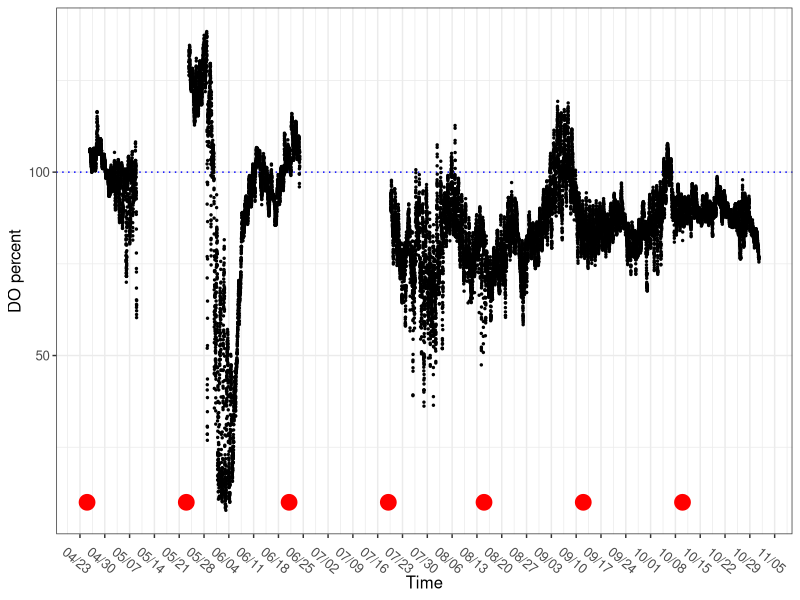
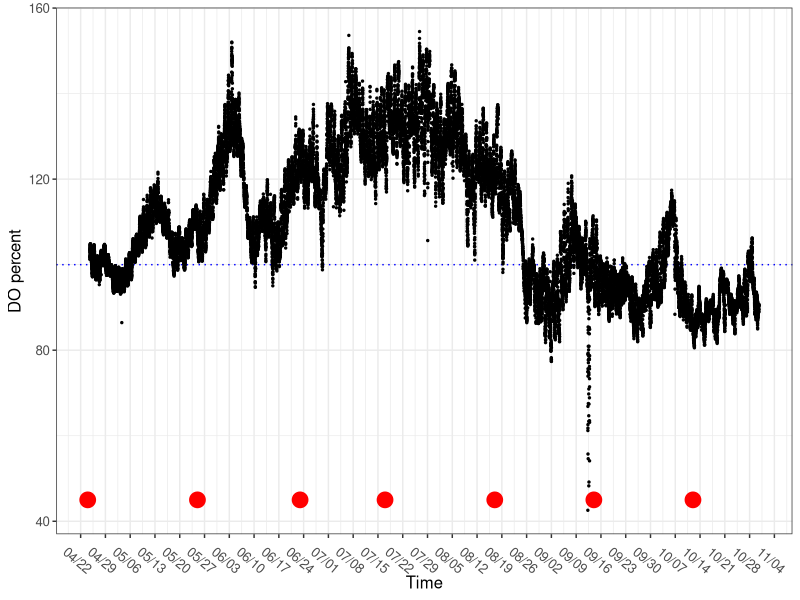
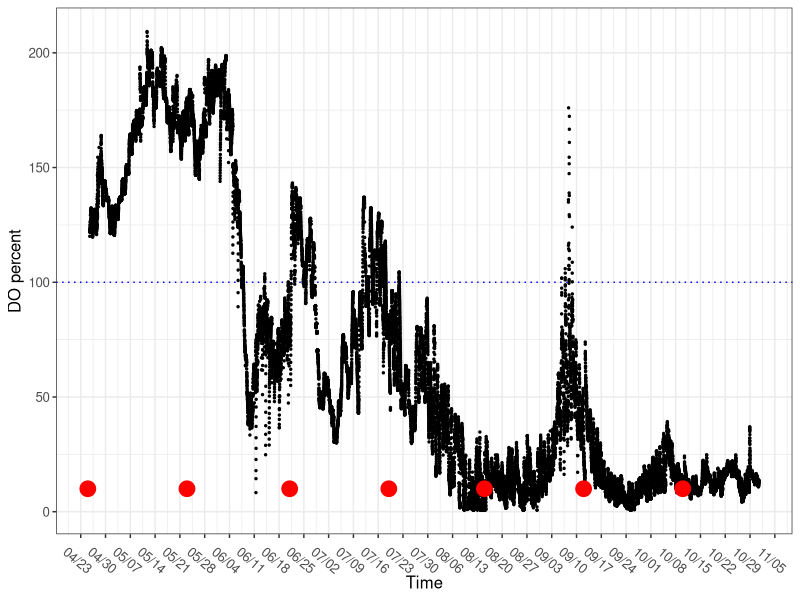
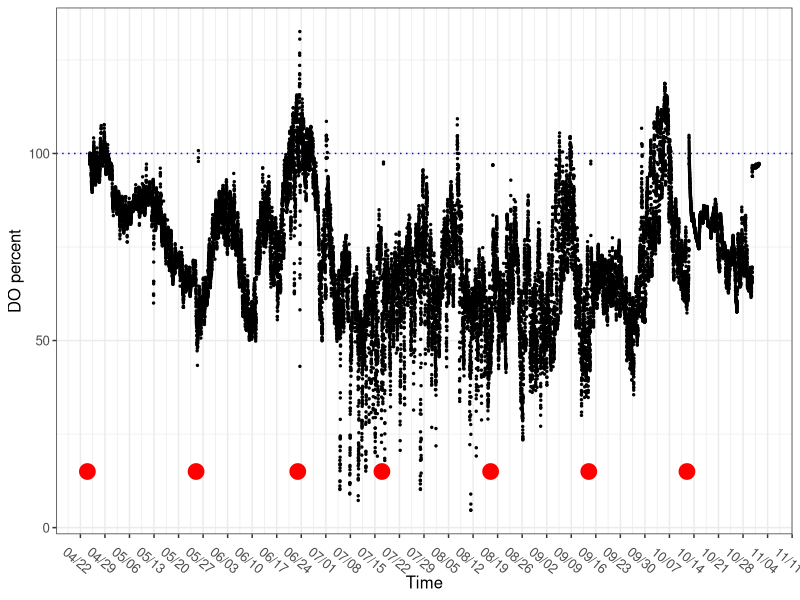

Recreate these plots in R, in order. (Note: this script raises an error after producing the figures.)
# DO Data for 2023 DEC Ponds: Intensive ####
## Code started by MAH 20 Nov 2023 ####

#Note: MH manually removed time out of water for:
   # Boyce, Edwards, Harrison


#load packages ####
library(ggplot2)
library(tidyverse)
library(scales)


# Load data ####
do_edwards <- read.csv("miniDOT_data/RawData/Edwards_2023.csv", strip.white=T, na.strings="na")
do_harrison <- read.csv("miniDOT_data/RawData/Harrison_2023.csv", strip.white=T, na.strings="na")
do_howarth <- read.csv("miniDOT_data/RawData/Howarth_2023.csv", strip.white=T, na.strings="na")
do_levine <- read.csv("miniDOT_data/RawData/Levine_2023.csv", strip.white=T, na.strings="na")
do_mtpleasantse <- read.csv("miniDOT_data/RawData/MtPleasantSE_2023.csv", strip.white=T, na.strings="na")
do_shelterbelt <- read.csv("miniDOT_data/RawData/Shelterbelt_2023.csv", strip.white=T, na.strings="na")
do_white <- read.csv("miniDOT_data/RawData/White_2023.csv", strip.white=T, na.strings="na")
do_boyce <- read.csv("miniDOT_data/RawData/Boyce_2023.csv", strip.white=T, na.strings="na")


head(do_edwards)
head(do_harrison)
head(do_howarth)
head(do_levine)
head(do_mtpleasantse)
head(do_shelterbelt)
head(do_white)
head(do_boyce)


#set date-time format####
do_edwards$time2 <- as.POSIXct(do_edwards$datetime, "%Y-%m-%d %H:%M", tz="America/new_york")
do_harrison$time2 <- as.POSIXct(do_harrison$datetime, "%Y-%m-%d %H:%M", tz="America/new_york")
do_howarth$time2 <- as.POSIXct(do_howarth$datetime, "%Y-%m-%d %H:%M", tz="America/new_york")
do_levine$time2 <- as.POSIXct(do_levine$datetime, "%Y-%m-%d %H:%M", tz="America/new_york")
do_mtpleasantse$time2 <- as.POSIXct(do_mtpleasantse$datetime, "%Y-%m-%d %H:%M", tz="America/new_york")
do_shelterbelt$time2 <- as.POSIXct(do_shelterbelt$datetime, "%Y-%m-%d %H:%M", tz="America/new_york")
do_white$time2 <- as.POSIXct(do_white$datetime, "%Y-%m-%d %H:%M", tz="America/new_york")
do_boyce$time2 <- as.POSIXct(do_boyce$datetime, "%Y-%m-%d %H:%M", tz="America/new_york")


## PLOTS ####

##*Edwards ####
head(do_edwards)
str(do_edwards)

edwards_samplingdate <- c("4/25/23", "5/23/23", "6/21/23", "7/19/23", 
                          "8/15/23", "9/12/23", "10/10/23")
edwards <- as.data.frame(edwards_samplingdate)
head(edwards)
edwards$samplingdate <-as.POSIXct(edwards$edwards_samplingdate, "%m/%d/%y", tz="America/new_york")
head(edwards)
str(edwards)

do_edwards$timegood <- ifelse(do_edwards$time2 >= "2023-05-09" & do_edwards$time2< "2023-05-23 17:00", 
                              "bad", ifelse(do_edwards$time2 >= "2023-06-24" & do_edwards$time2< "2023-07-19 15:00",
                                            "bad", "good"))
tail(do_edwards[,c("time2", "timegood")])


do_edwards_cut <- do_edwards %>% filter(timegood=="good")

plot_do_edwards <- do_edwards_cut %>% 
  ggplot(aes(x=time2, y=do_perc)) + 
  geom_hline(yintercept=100, linetype='dotted', col = 'blue')+
  geom_point(size=0.5) + #geom_path()+
  scale_x_datetime(breaks=date_breaks(width="7 days"), 
                   labels=date_format("%m/%d", tz="America/new_york"))+ theme_bw() +
  theme(text = element_text(size=12), axis.text.x = element_text(angle=-40))+ 
  xlab("Time") + ylab("DO percent") + #+ ylim(c(90,160)) 
  geom_point(data=edwards, x=edwards$samplingdate, y=10, color="red", size=5)
plot_do_edwards 



##*Harrison ####
head(do_harrison)

har_samplingdate <- c("4/24/23", "5/25/23", "6/23/23", "7/17/23", 
                        "8/17/23", "9/14/23", "10/12/23")
har <- as.data.frame(har_samplingdate)
har$samplingdate <-as.POSIXct(har$har_samplingdate, "%m/%d/%y", tz="America/new_york")


plot_do_harrison <- do_harrison %>% 
  ggplot(aes(x=time2, y=do_perc)) + 
  geom_hline(yintercept=100, linetype='dotted', col = 'blue')+
  geom_point(size=0.5) + #geom_path()+
  scale_x_datetime(breaks=date_breaks(width="7 days"), 
                   labels=date_format("%m/%d", tz="America/new_york"))+ theme_bw() +
  theme(text = element_text(size=12), axis.text.x = element_text(angle=-40))+ 
  xlab("Time") + ylab("DO percent") +#+ ylim(c(90,160))
  geom_point(data=har, x=har$samplingdate, y=45, color="red", size=5)
plot_do_harrison


##*Howarth ####
head(do_howarth)

plot_do_howarth <- do_howarth %>% 
  ggplot(aes(x=time2, y=do_perc)) + 
  geom_hline(yintercept=100, linetype='dotted', col = 'blue')+
  geom_point(size=0.5) + #geom_path()+
  scale_x_datetime(breaks=date_breaks(width="7 days"), 
                   labels=date_format("%m/%d", tz="America/new_york"))+ theme_bw() +
  theme(text = element_text(size=12), axis.text.x = element_text(angle=-40))+ 
  xlab("Time") + ylab("DO percent") + #+ ylim(c(90,160))
  geom_point(data=edwards, x=edwards$samplingdate, y=10, color="red", size=5)
plot_do_howarth 



##*Levine ####
head(do_levine)

plot_do_levine <- do_levine %>% 
  ggplot(aes(x=time2, y=do_perc)) + 
  geom_hline(yintercept=100, linetype='dotted', col = 'blue')+
  geom_point(size=0.5) + #geom_path()+
  scale_x_datetime(breaks=date_breaks(width="7 days"), 
                   labels=date_format("%m/%d", tz="America/new_york"))+ theme_bw() +
  theme(text = element_text(size=12), axis.text.x = element_text(angle=-40))+ 
  xlab("Time") + ylab("DO percent") + #+ ylim(c(90,160))
  geom_point(data=har, x=har$samplingdate, y=15, color="red", size=5)
plot_do_levine



##*Mt Pleasant SE ####
head(do_mtpleasantse)

plot_do_mtpleasantse <- do_mtpleasantse %>% 
  ggplot(aes(x=time2, y=do_perc)) + 
  geom_hline(yintercept=100, linetype='dotted', col = 'blue')+
  geom_point(size=0.5) + #geom_path()+
  scale_x_datetime(breaks=date_breaks(width="7 days"), 
                   labels=date_format("%m/%d", tz="America/new_york"))+ theme_bw() +
  theme(text = element_text(size=12), axis.text.x = element_text(angle=-40))+ 
  xlab("Time") + ylab("DO percent") +#+ ylim(c(90,160))
  geom_point(data=shelter, x=shelter$samplingdate, y=5, color="red", size=5)
plot_do_mtpleasantse



##*Shelterbelt ####
head(do_shelterbelt)

shelter_samplingdate <- c("4/27/23", "5/24/23", "6/22/23", "7/20/23", 
                      "8/16/23", "9/13/23", "10/11/23")
shelter <- as.data.frame(shelter_samplingdate)
shelter$samplingdate <-as.POSIXct(shelter$shelter_samplingdate, "%m/%d/%y", tz="America/new_york")


plot_do_shelterbelt <- do_shelterbelt %>% 
  ggplot(aes(x=time2, y=do_perc)) + 
  geom_hline(yintercept=100, linetype='dotted', col = 'blue')+
  geom_point(size=0.5) + #geom_path()+
  scale_x_datetime(breaks=date_breaks(width="7 days"), 
                   labels=date_format("%m/%d", tz="America/new_york"))+ theme_bw() +
  theme(text = element_text(size=12), axis.text.x = element_text(angle=-40))+ 
  xlab("Time") + ylab("DO percent") +#+ ylim(c(90,160))
  geom_point(data=shelter, x=shelter$samplingdate, y=5, color="red", size=5)
plot_do_shelterbelt



##* White ####
head(do_white)

white_samplingdate <- c("4/26/23", "5/22/23", "6/20/23", "7/18/23", 
                          "8/14/23", "9/11/23", "10/9/23")
white <- as.data.frame(white_samplingdate)
white$samplingdate <-as.POSIXct(white$white_samplingdate, "%m/%d/%y", tz="America/new_york")
head(white)
str(white)

plot_do_white <- do_white %>% 
  ggplot(aes(x=time2, y=do_perc)) + 
  geom_hline(yintercept=100, linetype='dotted', col = 'blue')+
  geom_point(size=0.5) + #geom_path()+
  scale_x_datetime(breaks=date_breaks(width="7 days"), 
                   labels=date_format("%m/%d", tz="America/new_york"))+ theme_bw() +
  theme(text = element_text(size=12), axis.text.x = element_text(angle=-40))+ 
  xlab("Time") + ylab("DO percent") +#+ ylim(c(90,160))
  geom_point(data=white, x=white$samplingdate, y=30, color="red", size=5)
plot_do_white



##* boyce ####
head(do_boyce)

boyce_samplingdate <- c("4/28/23", "5/22/23", "6/20/23", "7/18/23", 
                        "8/14/23", "9/11/23", "10/9/23")
boyce <- as.data.frame(boyce_samplingdate)
boyce$samplingdate <-as.POSIXct(boyce$boyce_samplingdate, "%m/%d/%y", tz="America/new_york")
head(boyce)
str(boyce)

plot_do_boyce <- do_boyce %>% 
  ggplot(aes(x=time2, y=do_perc)) + 
  geom_hline(yintercept=100, linetype='dotted', col = 'blue')+
  geom_point(size=0.5) + #geom_path()+
  scale_x_datetime(breaks=date_breaks(width="7 days"), 
                   labels=date_format("%m/%d", tz="America/new_york"))+ theme_bw() +
  theme(text = element_text(size=12), axis.text.x = element_text(angle=-40))+ 
  xlab("Time") + ylab("DO percent") + #+ ylim(c(90,160))
  geom_point(data=boyce, x=boyce$samplingdate, y=55, color="red", size=5)
plot_do_boyce



## Merge data ####

do_edwards$pond <- as.factor("edwards")
do_harrison$pond <- as.factor("harrison")
do_howarth$pond <- as.factor("howarth")
do_levine$pond <- as.factor("levine")
do_mtpleasantse$pond <- as.factor("mtpleasantse")
do_shelterbelt$pond <- as.factor("shelterbelt")
do_white$pond <- as.factor("white")
do_boyce$pond <- as.factor("boyce")


head(do_edwards)
do_edwards <- select(do_edwards, -timegood)

data <- bind_rows(do_edwards_cut, do_harrison, do_howarth, do_levine, 
                  do_mtpleasantse, do_shelterbelt, do_white, do_boyce) 
head(data)
tail(data)

plot_all <- data %>% 
  ggplot(aes(x=time2, y=do_perc, color=pond)) + 
  geom_hline(yintercept=100, linetype='dotted')+
  geom_point(size=0.5) + 
  geom_smooth()+
  scale_x_datetime(breaks=date_breaks(width="14 days"), 
                   labels=date_format("%m/%d", tz="America/new_york"))+ theme_bw() +
  theme(text = element_text(size=12), axis.text.x = element_text(angle=-40))+
  scale_colour_brewer(palette="Set1")+
  xlab("Time") + ylab("DO percent saturation") #+ ylim(c(90,160))
plot_all  + facet_wrap(~pond)


levels(data$pond)
plot_all1 <- data %>% 
  ggplot(aes(x=time2, y=do_perc, color=pond)) + 
  geom_hline(yintercept=100, linetype='dotted')+
  #geom_point(size=0.5) + 
  geom_smooth()+
  scale_x_datetime(breaks=date_breaks(width="14 days"), 
                   labels=date_format("%m/%d", tz="America/new_york"))+ theme_bw() +
  theme(text = element_text(size=12), axis.text.x = element_text(angle=-40))+
  scale_colour_brewer(palette="Set1")+
  xlab("Time") + ylab("DO percent saturation") +
  scale_color_manual(values=c("#88A0A8", "#88A0A8", "#0A1045", "#88A0A8", 
                              "#0A1045", "#0A1045", "#0A1045", "#88A0A8")) 
plot_all1  + facet_wrap(~pond)
